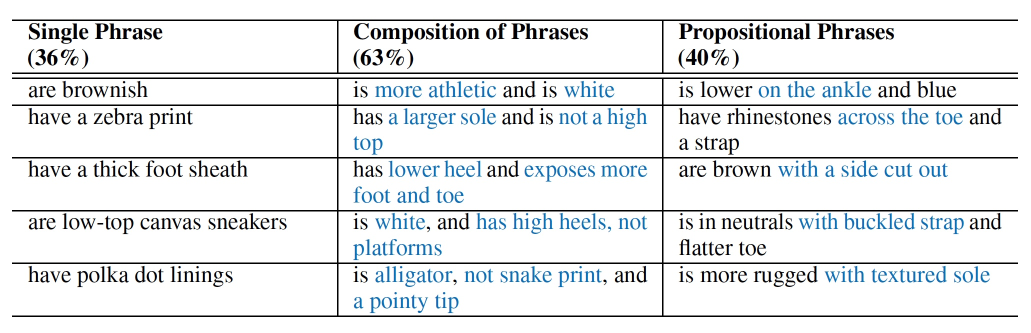
#> input picture fashion_retrieval/dataset/misc/example_captions.jpeg, 2062 x 666 px (shown at 1/2 size)
$ python -i img.py   (imports and definitions only)
#> lines starting #> are read from the running program, lines starting #| are printed output that depends on the picture
### nphard001/web.py
# web.py: old "utils", but for web things only
from nphard001.utils import *
from mako.template import Template
from mako.lookup import TemplateLookup
from django.http import HttpResponse, Http404, HttpResponseBadRequest, HttpResponseForbidden, JsonResponse
from django.views.decorators.csrf import requires_csrf_token, csrf_exempt
from django.shortcuts import render, redirect
from django.template.context_processors import csrf
from django.conf import settings
from django.urls import path
from django.conf.urls import url, include
from django.views.decorators.cache import never_cache, cache_page
def MakoExtraOption()->dict:
    return {
        'input_encoding': 'utf-8',
        'output_encoding': 'utf-8',
        'default_filters': ['decode.utf8'],
        'encoding_errors': 'replace',
        'cache_enabled': 'False',
    }
# [22 lines left out: functions MakoContextFilter, MakoRender, MakoRenderFile, not called in this run]
class MakoManager:
    r'''A configurable mako API wrapper'''
    def __init__(self, lookup_main_dir_list):
        if type(lookup_main_dir_list)==type('mako'):
            lookup_main_dir_list = [lookup_main_dir_list]
        if type(lookup_main_dir_list)!=type([]):
            lookup_main_dir_list = []
        self.extra_option = MakoExtraOption()
        self.lookup = TemplateLookup(directories=lookup_main_dir_list, **self.extra_option)
    # [11 lines left out: functions render, render_file, not called in this run]

def RawResponse(x: str):
    r'''respond the string directly (mostly for test or APIs)'''
    return HttpResponse(x.encode('utf-8'))

# [6 lines left out: function RequestGET, not called in this run]

ChatbotMakoMgr = MakoManager(['mako'])
ChatbotMako = ChatbotMakoMgr.render
def get_common_nav():
    return ChatbotMako(r'<%include file="nav.html"/>')

# [45 lines left out: functions HTMLTable, HTMLImageTable, not called in this run]

### nphard001/img.py
from nphard001.utils import *
from nphard001.web import *
from PIL import Image, ImageDraw
from io import BytesIO
def ConvertThumbnail(img, request=None):
    if type(request)==type(None):
        img.thumbnail([240, 240])
        return img
    tsize = int(RequestGET(request, 'size') or 240)
    text = str(RequestGET(request, 'text'))
    img.thumbnail([tsize, tsize])
    if text!='None':
        img = img.convert('RGBA')
        img_txt = Image.new('RGBA', [32, 32], (255,255,255,50))
        ImageDraw.Draw(img_txt).text((3, 0), text, (0, 0, 0))
        img_txt = img_txt.resize(img.size)
        img = Image.alpha_composite(img, img_txt)
        img = img.convert('RGB')
    return img

>>> from PIL import Image
>>> picture = Image.open('../fashion_retrieval/dataset/misc/example_captions.jpeg')
#> picture is the input picture: PIL image 2062x666 RGB; mean R, G, B 230, 232.3, 233.7
>>> result = ConvertThumbnail(picture)
#> in ConvertThumbnail, `img.thumbnail([240, 240])`:
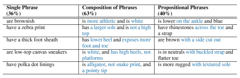
#> img: PIL image 240x78 RGB; mean R, G, B 229.5, 231.8, 233.2

$ run again, on fashion_retrieval/dataset/misc/simple_stats.jpeg
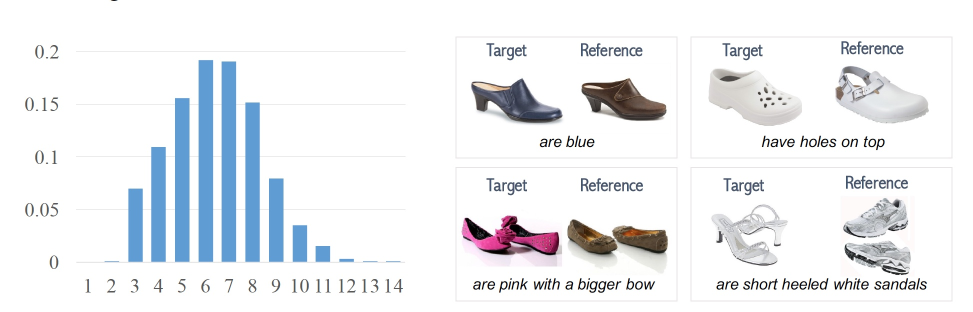
#> input picture fashion_retrieval/dataset/misc/simple_stats.jpeg, 1946 x 624 px (shown at 1/2 size)
#> picture is the input picture: PIL image 1946x624 RGB; mean R, G, B 236.2, 238.4, 241.5
#> in ConvertThumbnail, `img.thumbnail([240, 240])`:
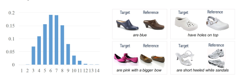
#> img: PIL image 240x77 RGB; mean R, G, B 236, 238.2, 241.3
